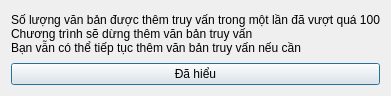
<?xml version="1.0" encoding="UTF-8"?>
<ui version="4.0">
 <class>WarningDialog</class>
 <widget class="QDialog" name="WarningDialog">
  <property name="geometry">
   <rect>
    <x>0</x>
    <y>0</y>
    <width>384</width>
    <height>96</height>
   </rect>
  </property>
  <property name="contextMenuPolicy">
   <enum>Qt::NoContextMenu</enum>
  </property>
  <property name="windowTitle">
   <string>Vượt giới hạn thêm truy vấn</string>
  </property>
  <property name="windowIcon">
   <iconset theme="warning"/>
  </property>
  <layout class="QVBoxLayout" name="verticalLayout">
   <item>
    <widget class="QLabel" name="label">
     <property name="text">
      <string>Số lượng văn bản được thêm truy vấn trong một lần đã vượt quá 100
Chương trình sẽ dừng thêm văn bản truy vấn
Bạn vẫn có thể tiếp tục thêm văn bản truy vấn nếu cần</string>
     </property>
    </widget>
   </item>
   <item>
    <widget class="QPushButton" name="pushButton">
     <property name="text">
      <string>Đã hiểu</string>
     </property>
    </widget>
   </item>
  </layout>
 </widget>
 <layoutdefault spacing="6" margin="11"/>
 <resources/>
 <connections>
  <connection>
   <sender>pushButton</sender>
   <signal>clicked()</signal>
   <receiver>WarningDialog</receiver>
   <slot>reject()</slot>
   <hints>
    <hint type="sourcelabel">
     <x>277</x>
     <y>57</y>
    </hint>
    <hint type="destinationlabel">
     <x>325</x>
     <y>-8</y>
    </hint>
   </hints>
  </connection>
 </connections>
</ui>
